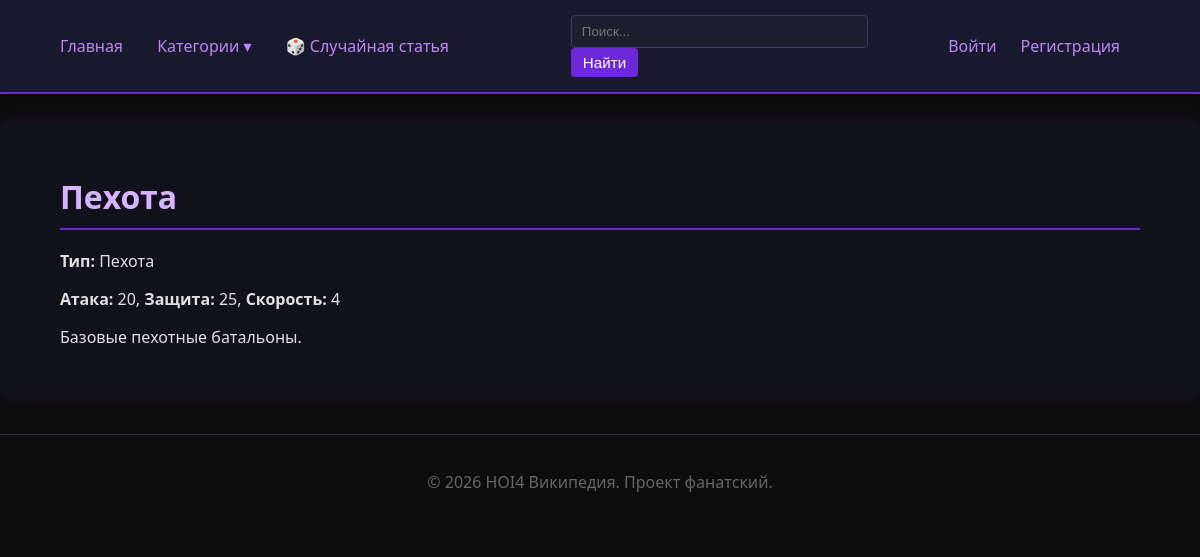
The app's page /unit/1 with its own data.
### app/models.py (models this page shows, shortened)
class Unit(SqlAlchemyBase):
    __tablename__ = 'unit'
    id = sa.Column(sa.Integer, primary_key=True, autoincrement=True)
    nazvanie = sa.Column(sa.String(100), nullable=False, unique=True)
    tip = sa.Column(sa.String(50))
    ataka = sa.Column(sa.Integer, default=0)
    zashita = sa.Column(sa.Integer, default=0)
    skorost = sa.Column(sa.Integer, default=0)
    opisanie = sa.Column(sa.Text)
    category = orm.relationship('Category', secondary=unitCategorySvyaz, backref='units')

### app/routes.py (the view)
@main.route('/unit/<int:id>')
def unitDetail(id):
    sessia = dbSession()
    unit = sessia.query(Unit).get(id)
    if not unit:
        abort(404)
    return render_template('unitDetail.html', title=unit.nazvanie, unit=unit)

### app/__init__.py (called while the page is built)
def create_app(configClass=Config):
    app = Flask(__name__)
    app.config.from_object(configClass)
    loginManager.init_app(app)
    from app.models import Yuzer, dbSession, Category
    @app.teardown_appcontext
    def shutdownSession(exception=None):
        dbSession.remove()
    @loginManager.user_loader
    def loadYuzer(yuzerId):
        sessia = dbSession()
        return sessia.get(Yuzer, int(yuzerId))
    @app.context_processor
    def utilityProcessor():
        def getKategoriiSoStatyami():
            sessia = dbSession()
            return sessia.query(Category).filter(Category.statya.any()).all()
        return dict(getKategoriiSoStatyami=getKategoriiSoStatyami)
    from app.routes import main
    app.register_blueprint(main)
    return app

### app/templates/unitDetail.html (shortened to what this page needs)
{% extends "base.html" %}
{% block content %}
<h1>{{ unit.nazvanie }}</h1>
<p><strong>Тип:</strong> {{ unit.tip }}</p>
<p><strong>Атака:</strong> {{ unit.ataka }}, <strong>Защита:</strong> {{ unit.zashita }}, <strong>Скорость:</strong> {{ unit.skorost }}</p>
<p>{{ unit.opisanie }}</p>
{% endblock %}

### app/static/style.css (style rules this page uses)
body { font-family: 'Segoe UI', Tahoma, Geneva, Verdana, sans-serif; margin: 0; padding: 0; background: #0d0d0d; color: #e0e0e0; }
h1, h2, h3 { color: #d8b4fe; font-weight: 600; }
h1 { border-bottom: 2px solid #6d28d9; padding-bottom: 10px; margin-bottom: 20px; }

### records on screen
Unit: nazvanie "Пехота", tip "Пехота", ataka "20", zashita "25", skorost "4", opisanie "Базовые пехотные батальоны."
